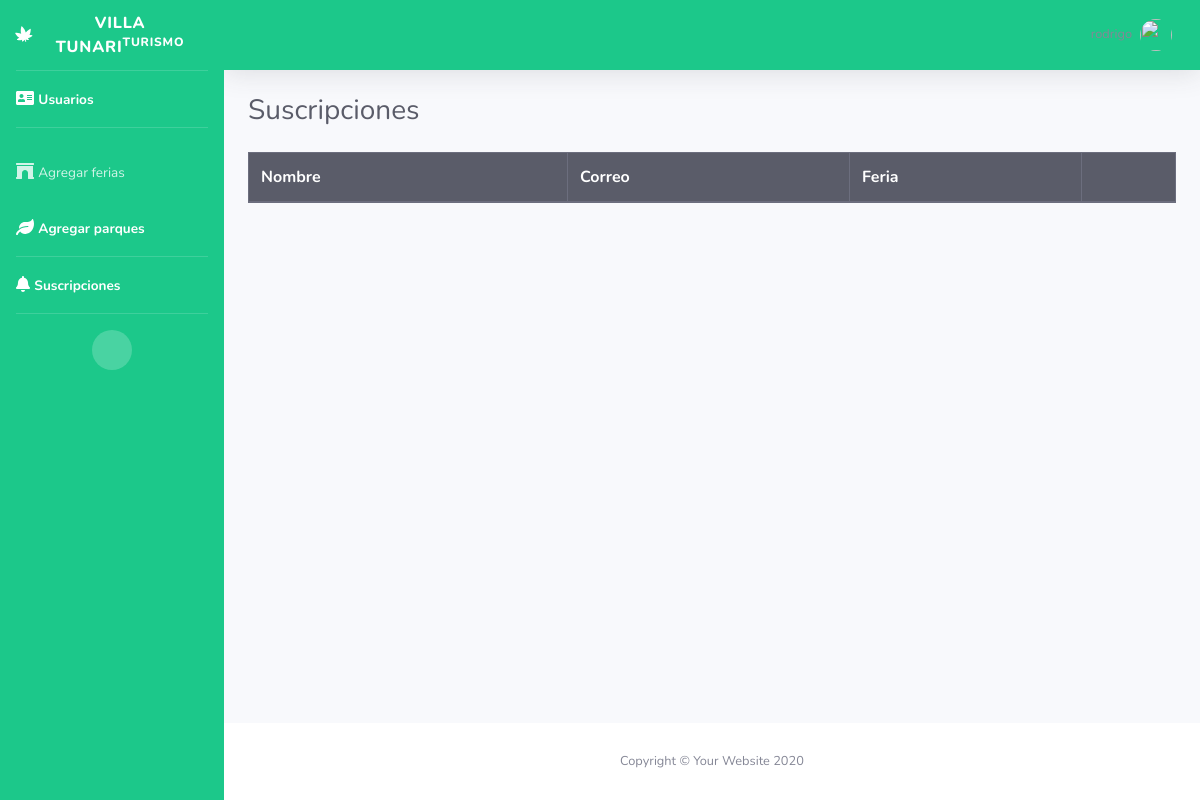
The app's page /admin/suscripciones.php (signed in), older data.
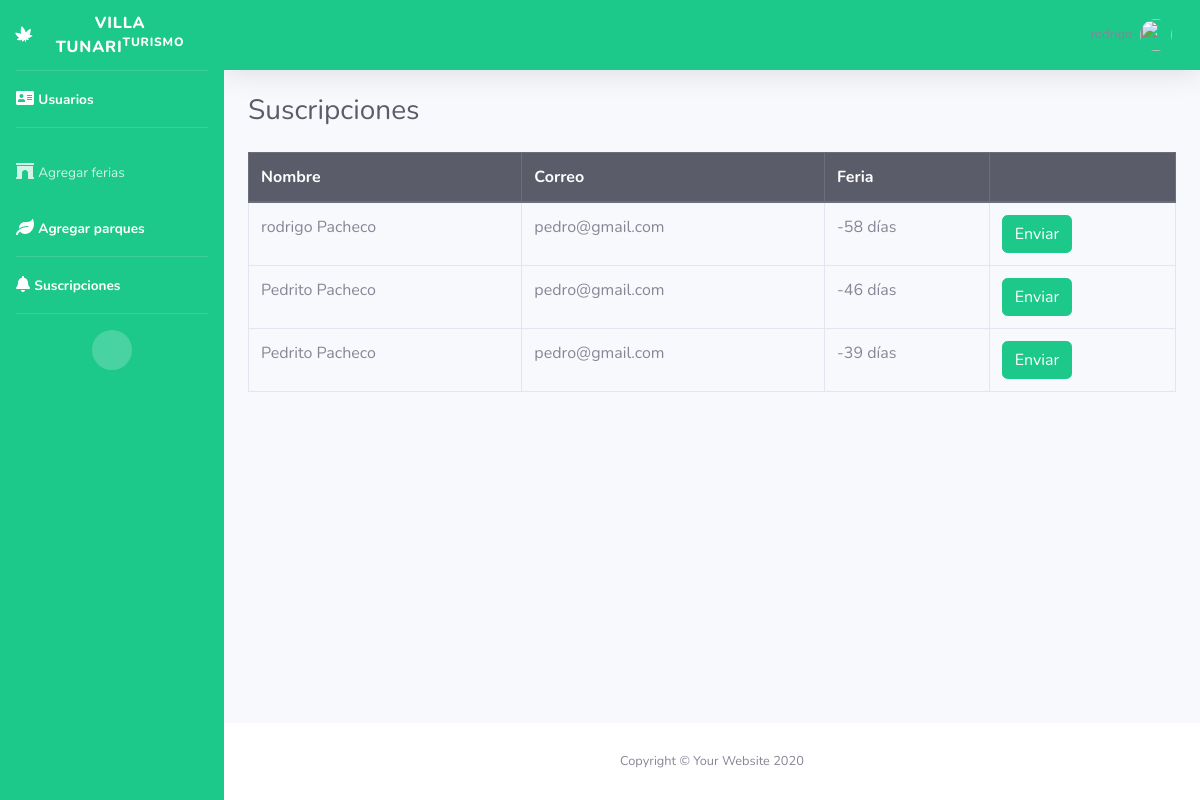
The same page, newer data.
### tables this page shows
CREATE TABLE `suscripciones` (
  `id` int(11) NOT NULL,
  `id_feria` int(11) NOT NULL,
  `correo` varchar(50) NOT NULL,
  `nombre` varchar(50) NOT NULL
);

CREATE TABLE `ferias` (
  `id` int(11) NOT NULL,
  `nombre` varchar(50) NOT NULL,
  `descripcion` longtext NOT NULL,
  `inicio` date NOT NULL,
  `fin` date DEFAULT NULL,
  `ubicacion` longtext NOT NULL,
  `img1` varchar(50) NOT NULL,
  `img2` varchar(50) NOT NULL
);

### admin/suscripciones.php (the view, shortened to what this page needs)
<?php
require_once "../config/conexion.php";
include("includes/header.php");
?>
<div class="d-sm-flex align-items-center justify-content-between mb-4">
    <h1 class="h3 mb-0 text-gray-800">Suscripciones</h1>
</div>
<div class="row">
    <div class="col-md-12">
        <div class="table-responsive">
            <table class="table table-hover table-bordered" style="width: 100%;">
                <thead class="thead-dark">
                    <tr>
                        <th>Nombre</th>
                        <th>Correo</th>
                        <th>Feria</th>
                        <th></th>
                    </tr>
                </thead>
                <tbody>
                    <?php
                    $query = mysqli_query($conexion, "SELECT * FROM suscripciones ORDER BY id DESC");
                    while ($data = mysqli_fetch_assoc($query)) {
                        $id_feria = $data['id_feria'];
                        $query2 = mysqli_query($conexion, "SELECT * FROM ferias WHERE id = '$id_feria'");
                        ?>
                    <tr>
                        <td><?php echo $data['nombre']; ?></td>
                        <td><?php echo $data['correo']; ?></td>
                        <?php while ($datax = mysqli_fetch_assoc($query2)) {
                         $in = new DateTime(date("Y-m-d"));
                         $fn = new DateTime($datax['inicio']);
                         $interval = $in->diff($fn);
                            ?>
                        <td><?php echo $interval->format('%R%a días')?></td>
                        <td>
                            <form method="post" action="recordatorio.php?nombre=<?php echo $datax['nombre']?>&dias=<?php echo $interval->format('%R%a días')?>&usuario=<?php echo $data['nombre']?>"
                                class="d-inline">
                                <button class="btn btn-success" type="submit">Enviar</button>
                            </form>
                        </td>
                    </tr>
                    <?php }} ?>
                </tbody>
            </table>
        </div>
    </div>
</div>
<?php include("includes/footer.php"); ?>

### admin/includes/header.php (shortened to what this page needs)
<!DOCTYPE html>
<html lang="en">
<head>
    <link href="../assets/css/sb-admin-2.min.css" rel="stylesheet">
</head>
<body id="page-top">
    <div id="wrapper">
        <ul class="navbar-nav bg-success sidebar sidebar-dark accordion" id="accordionSidebar">
            <a class="sidebar-brand d-flex align-items-center justify-content-center" href="">
                <div class="sidebar-brand-icon rotate-n-15">
                    <i class="fas fa-cannabis"></i>
                </div>
                <div class="sidebar-brand-text mx-3">Villa Tunari<sup>Turismo</sup></div>
            </a>
            <hr class="sidebar-divider my-0">
            <li class="nav-item active">
                <a class="nav-link" href="usuario.php">
                    <i class="fas fa-address-card"></i>
                    <span>Usuarios</span></a>
            </li>
            <hr class="sidebar-divider">
            <li class="nav-item">
                <a class="nav-link" href="avisos.php">
                    <i class="fas fa-archway" aria-hidden="true"></i>
                    <span>Agregar ferias</span></a>
            </li>
            <li class="nav-item active">
                <a class="nav-link" href="parques.php">
                    <i class="fas fa-leaf" aria-hidden="true"></i>
                    <span> Agregar parques</span></a>
            </li>
            <hr class="sidebar-divider my-0">
            <li class="nav-item active">
                <a class="nav-link" href="suscripciones.php">
                    <i class="fas fa-bell" aria-hidden="true"></i>
                    <span>Suscripciones</span></a>
            </li>
            <hr class="sidebar-divider d-none d-md-block">
            <div class="text-center d-none d-md-inline">
                <button class="rounded-circle border-0" id="sidebarToggle"></button>
            </div>
        </ul>
        <div id="content-wrapper" class="d-flex flex-column">
            <div id="content">
                <nav class="navbar navbar-expand navbar-light bg-success topbar mb-4 static-top shadow">
                    <ul class="navbar-nav ml-auto ">
                        <li class="nav-item text-white dropdown no-arrow">
                            <a class="nav-link dropdown-toggle" href="#" id="userDropdown" role="button"
                                data-toggle="dropdown" aria-haspopup="true" aria-expanded="false">
                                <span
                                    class="mr-2 d-none d-lg-inline text-gray-600 small"><?php echo $_SESSION['nombre']; ?></span>
                                <img class="img-profile rounded-circle"
                                    src="https://source.unsplash.com/QAB-WJcbgJk/60x60">
                            </a>
                        </li>
                    </ul>
                </nav>
                <div class="container-fluid">

### admin/includes/footer.php (shortened to what this page needs)
</div>
</div>
<footer class="sticky-footer bg-white">
    <div class="container my-auto">
        <div class="copyright text-center my-auto">
            <span>Copyright &copy; Your Website 2020</span>
        </div>
    </div>
</footer>
</div>
</div>
</body>
</html>

Row changes from the older to the newer data that the page shows:
added suscripciones: nombre "rodrigo Pacheco", correo "pedro@gmail.com"
added ferias: inicio "-58 días", shown under "rodrigo Pacheco"
added suscripciones: nombre "Pedrito Pacheco", correo "pedro@gmail.com"
added ferias: inicio "-46 días", shown under "Pedrito Pacheco"
added suscripciones: nombre "Pedrito Pacheco", correo "pedro@gmail.com"
added ferias: inicio "-39 días", shown under "Pedrito Pacheco"
